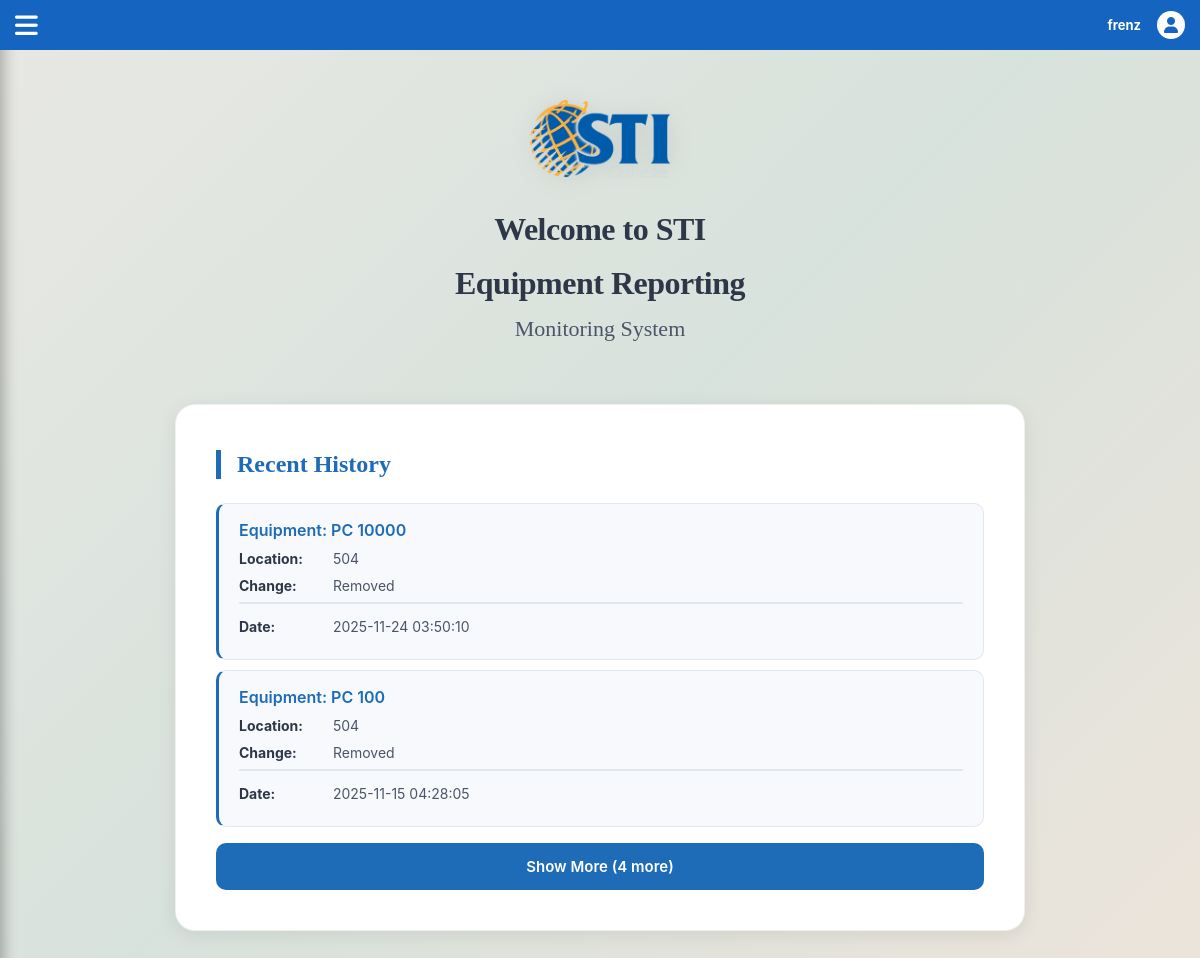
/Mobile_side/home.php (signed in), run on the app's committed database.
### tables this page shows
CREATE TABLE `equipment_history` (
  `history_id` int(11) NOT NULL,
  `equipment_id` int(11) NOT NULL,
  `action` varchar(100) NOT NULL,
  `old_status` varchar(50) DEFAULT NULL,
  `new_status` varchar(50) DEFAULT NULL,
  `changed_by` int(11) DEFAULT NULL,
  `changed_at` timestamp NOT NULL DEFAULT current_timestamp()
);

CREATE TABLE `equipment` (
  `equipment_id` int(11) NOT NULL,
  `barcode` varchar(100) NOT NULL,
  `name` varchar(100) NOT NULL,
  `description` text DEFAULT NULL,
  `lab_id` int(11) DEFAULT NULL,
  `status` varchar(50) DEFAULT 'Good',
  `registered_at` timestamp NOT NULL DEFAULT current_timestamp()
);

### Mobile_side/home.php (the view, shortened to what this page needs)
<?php
include("mobile_page.php");
include("../connect.php");
$user_id = $_SESSION['user_id'];
$history = [];
$stmtHist = $conn->prepare("
    SELECT h.equipment_id, e.name, e.lab_id, h.action, h.changed_at
    FROM equipment_history h
    INNER JOIN equipment e ON h.equipment_id = e.equipment_id
    WHERE changed_by = ?
    ORDER BY changed_at DESC
    LIMIT 20
");
$stmtHist->bind_param("i", $user_id);
$stmtHist->execute();
$resultHist = $stmtHist->get_result();
while ($rowHist = $resultHist->fetch_assoc()) {
    $history[] = $rowHist;
}
?>
<!DOCTYPE html>
<html lang="en">
<head>
  <link rel="stylesheet" href="css/home.css">
</head>
<body>
  <div class="content">
    <div class="logo">
      <img src="sti-logo.png" alt="STI Logo" width="120">
    </div>
    <h2>Welcome to STI</h2>
    <h2>Equipment Reporting</h2>
    <h3>Monitoring System</h3>
    <div class="section">
      <h3>Recent History</h3>
      <?php if (count($history) === 0): ?>
        <p class="no-task">No recent changes made by you.</p>
      <?php else: ?>
        <?php $initialShow = 2; ?>
        <div id="historyContainer">
          <?php foreach ($history as $index => $item): ?>
            <div class="history-item <?= $index >= $initialShow ? 'history-hidden' : '' ?>">
              <h4>Equipment: <?= htmlspecialchars($item['name']) ?></h4>
              <p><span class="label">Location:</span> <?= htmlspecialchars($item['lab_id']) ?></p>
              <p><span class="label">Change:</span> <?= htmlspecialchars($item['action']) ?></p>
              <p class="status"><span class="label">Date:</span> <?= htmlspecialchars($item['changed_at']) ?></p>
            </div>
          <?php endforeach; ?>
        </div>
        <?php if (count($history) > $initialShow): ?>
          <button type="button" class="show-more-btn" id="toggleHistoryBtn" onclick="toggleHistory()">
            Show More (<?= count($history) - $initialShow ?> more)
          </button>
        <?php endif; ?>
      <?php endif; ?>
    </div>
  </div>
</body>
</html>

### Mobile_side/mobile_page.php (shortened to what this page needs)
<?php
$userName = $_SESSION['username'];
?>
<!DOCTYPE html>
<html lang="en">
<head>
  <link rel="stylesheet" href="mobile.css">
  <link rel="stylesheet" href="https://cdnjs.cloudflare.com/ajax/libs/font-awesome/6.5.0/css/all.min.css">
</head>
<body>
  <div class="navbar">
    <div class="menu-icon" onclick="toggleMenu()"><i class="fa-solid fa-bars"></i></div>
    <div class="user-info">
      <a href="account.php" style="text-decoration:none; color:inherit; display:flex; align-items:center; gap:8px;">
        <span><?php echo htmlspecialchars($userName); ?></span>
        <div class="user-icon"><i class="fa-solid fa-user"></i></div>
      </a>
    </div>
  </div>
</body>
</html>

### Mobile_side/mobile.css (style rules this page uses)
html,body { margin: 0; font-family: Arial, sans-serif; text-align: center; background-color: #fff; }
.navbar { background-color: #1565c0; color: white; height: 30px; display: flex; align-items: center; justify-content: space-between; padding: 10px 15px; position: sticky; top: 0; z-index: 1100; }
.menu-icon { font-size: 26px; cursor: pointer; }
.user-info { display: flex; align-items: center; font-size: 14px; }
.user-info span { margin-right: 8px; font-weight: bold; font-size: 13px; white-space: nowrap; }
.user-icon { width: 28px; height: 28px; border-radius: 50%; background-color: white; display: flex; justify-content: center; align-items: center; color: #1565c0; font-size: 16px; }
.content { min-height: calc(100vh - 30px); display: flex; flex-direction: column; justify-content: center; align-items: center; text-align: center; flex-wrap: wrap; box-sizing: border-box; padding: 30px 15px; }
.logo img { width: 140px; max-width: 80%; height: auto; margin-bottom: 20px; }
h1, h2, h3 { margin: 8px 0; font-family: Georgia, serif; font-weight: bold; line-height: 1.2; }
h2 { font-size: 20px; }
h3 { font-size: 18px; }

### Mobile_side/CSS/home.css (style rules this page uses)
body { margin: 0; font-family: -apple-system, BlinkMacSystemFont, "Segoe UI", Roboto, "Helvetica Neue", Arial, sans-serif; background: linear-gradient(135deg, #e8e8e4, #d8e2dc, #ece4db); min-height: 100vh; color: #1a202c; text-align: center; }
.content { display: flex; flex-direction: column; align-items: center; padding: 40px 20px; max-width: 1200px; margin: 0 auto; animation: fadeIn 0.6s ease-out; }
.logo img { margin-bottom: 20px; max-width: 140px; height: auto; filter: drop-shadow(0 4px 12px rgba(0, 0, 0, 0.1)); animation: logoFloat 3s ease-in-out infinite; }
h2 { margin: 8px 0; font-size: clamp(1.5rem, 4vw, 2rem); font-weight: 700; color: #2d3748; letter-spacing: -0.5px; }
h3 { margin: 5px 0 30px; font-size: clamp(1.125rem, 3vw, 1.375rem); font-weight: 500; color: #4a5568; }
.section { width: 100%; max-width: 750px; background: #ffffff; padding: 32px; border-radius: 20px; box-shadow: 0 4px 20px rgba(0, 0, 0, 0.08); text-align: left; margin-top: 32px; box-sizing: border-box; animation: slideUp 0.5s ease-out backwards; animation-delay: 0.2s; border: 1px solid rgba(0, 0, 0, 0.06); }
.section h3 { margin-bottom: 24px; padding-left: 16px; border-left: 5px solid #1e6bb8; color: #1e6bb8; font-size: clamp(1.25rem, 3vw, 1.5rem); font-weight: 700; }
.history-item { display: block; width: 100%; text-align: left; background: #f7f9fc; border: 1px solid #e2e8f0; border-left: 3px solid #1e6bb8; border-radius: 10px; padding: 14px 18px; margin-bottom: 10px; text-decoration: none; color: inherit; cursor: pointer; transition: all 0.3s cubic-bezier(0.4, 0, 0.2, 1); font-family: inherit; box-sizing: border-box; position: relative; overflow: hidden; }
.task::before, .history-item::before { content: ''; position: absolute; top: 0; left: 0; right: 0; bottom: 0; background: linear-gradient(135deg, rgba(30, 107, 184, 0.03), rgba(30, 107, 184, 0.06)); opacity: 0; transition: opacity 0.3s ease; z-index: 0; }
.history-item h4 { margin: 0 0 8px; font-size: clamp(0.9375rem, 2.5vw, 1rem); font-weight: 600; color: #1e6bb8; position: relative; z-index: 1; }
.history-item p { margin: 6px 0; font-size: clamp(0.8125rem, 2vw, 0.875rem); line-height: 1.5; color: #4a5568; word-wrap: break-word; overflow-wrap: break-word; position: relative; z-index: 1; }
.label { font-weight: 700; color: #2d3748; min-width: 90px; display: inline-block; font-size: clamp(0.8125rem, 2vw, 0.875rem); }
.status { margin-top: 12px; font-size: clamp(0.8125rem, 2vw, 0.875rem); color: #718096; border-top: 2px solid #e2e8f0; padding-top: 12px; position: relative; z-index: 1; }
@media (min-width: 1200px) { .content { padding: 50px 30px; } }
@media (min-width: 1200px) { .section { max-width: 850px; padding: 40px; } }
@media (min-width: 1200px) { .history-item { padding: 16px 20px; } }

### Mobile_side/home.php (style rules this page uses)
.show-more-btn { display: block; width: 100%; background: #1e6bb8; color: white; border: none; border-radius: 10px; padding: 14px 20px; margin-top: 16px; font-size: 0.9375rem; font-weight: 600; cursor: pointer; transition: all 0.3s ease; font-family: inherit; }

### data on the page
equipment_history: equipment.name "PC 10000", equipment.lab_id "504", action "Removed", changed_at "2025-11-24 03:50:10"
equipment_history: equipment.name "PC 100", equipment.lab_id "504", action "Removed", changed_at "2025-11-15 04:28:05"

### other printed values
$userName "frenz"
count($history) - $initialShow "4"
